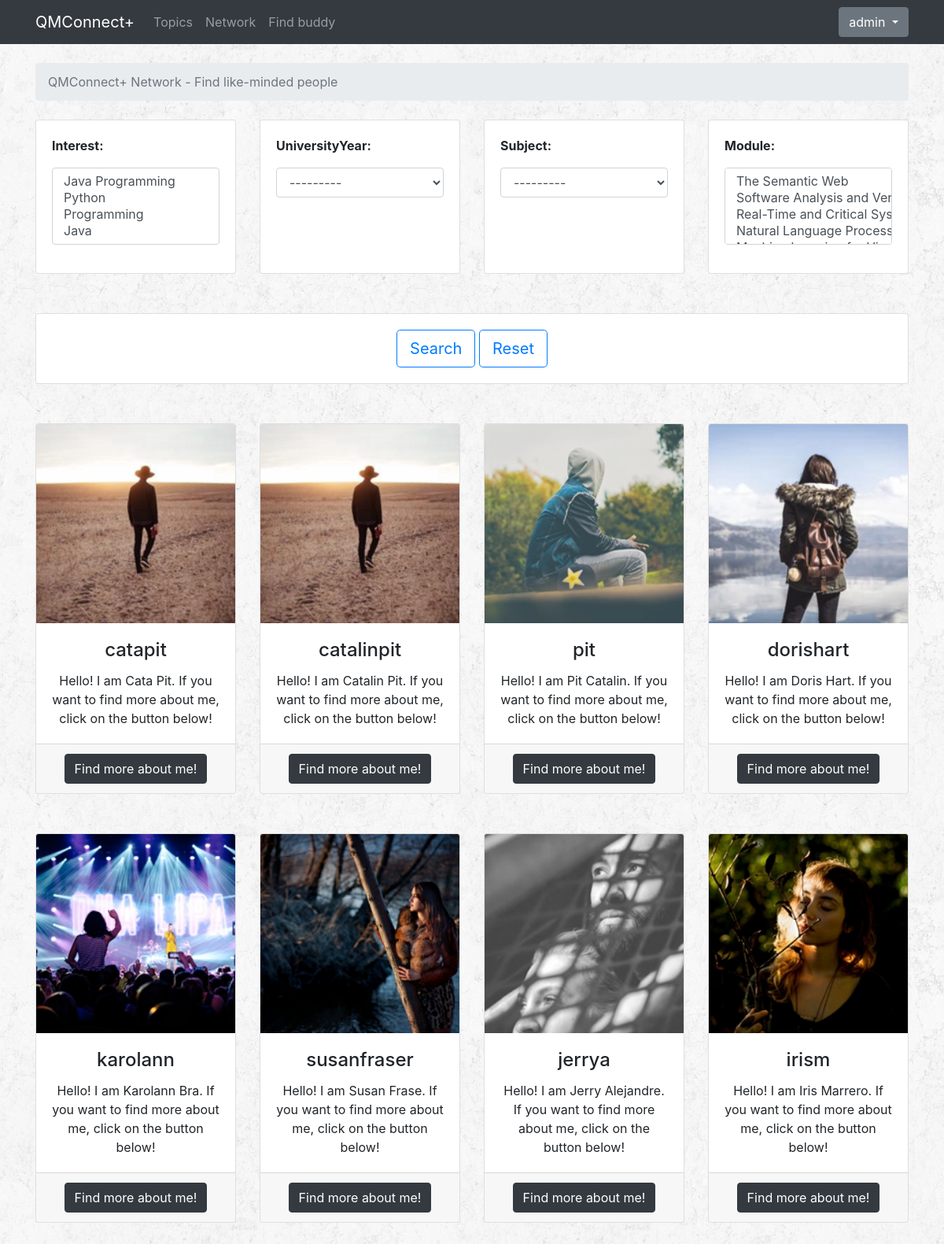
/network/ (signed in), run on the app's committed database.
### accounts/models.py (models this page shows)
class Profile(models.Model):
    YEAR = (
        ('1', '1st year'),
        ('2', '2nd year'),
        ('3', '3rd year'),
    )
    SUBJECT = (
        ('BCS', 'BSc Computer Science'),
        ('BCSM', 'BSc Computer Science and Mathematics'),
        ('BCSIE', 'BSc Computer Science with Industrial Experience'),
        ('BCSWM', 'BSc Computer Science with Management (ITMB)'),
    )
    user = models.OneToOneField(User, on_delete=models.CASCADE)
    dob = models.DateField(auto_now=False, auto_now_add=False)
    image = models.ImageField(upload_to='profile_images', default='')
    universityYear = models.CharField(choices=YEAR, max_length=1, default='')
    subject = models.CharField(choices=SUBJECT, max_length=5, default='')
    module = models.ManyToManyField(Module)
    interest = models.ManyToManyField(Interest)
    message = models.ManyToManyField('self', blank=True, symmetrical=False, through="Message")
    def __str__(self):
        return self.user.username

### accounts/views.py (the view)
# urls.py: path('network/', accounts_views.network, name='network'),
@login_required
def network(request):
    profiles = Profile.objects.all().exclude(user_id=request.user.id)
    user_filter = ProfileFilter(request.GET, queryset=profiles)
    return render(request, 'network.html', {'user_filter': user_filter})

### accounts/models.py (called while the page is built)
    def __str__(self):
        return self.name

    def __str__(self):
        return self.name

### templates/network.html (shortened to what this page needs)
{% extends 'base.html' %}
{% load widget_tweaks %}
{% block breadcrumb %}
<li class="breadcrumb-item active">QMConnect+ Network - Find like-minded people</li>
{% endblock %}
{% block content %}
<div class="bottom-padding">
  <form id="formFiltering" method="get">
  <div class="row" id="reset-filters">
    {% for field in user_filter.form %}
      <div class="col-sm-3">
        <div class="card h-100">
          <div class="card-body">
            <div class="form-group">
              <strong><label for="{{ field.id_for_label }}"> {{ field.label_tag }} </label></strong>
              {{ field|add_class:'form-control' }}
            </div>
          </div>
        </div>
      </div>
    {% endfor %}
  </div>
  <div class="bottom-padding"></div>
  <div class="card align-items-center">
    <div class="card-body center">
      <button class="btn btn-outline-primary btn-lg" type="submit" id="submitFiltering">Search</button>
      <a class="btn btn-outline-primary btn-lg" id="reset-btn" href="{% url 'qa:network' %}">Reset</a>
    </div>
  </div>
  </form>
</div>
<div id="main-part">
  <div class="row text-center">
    {% for profile in user_filter.qs %}
    <div class="col-3 bottom-padding">
      <div class="card h-100">
        <img class="card-img-top" src="/profile_images/{{ profile.image }}" alt="User profile picture">
        <div class="card-body">
          <h4 class="card-title">{{ profile }}</h4>
          <p class="card-text">
            Hello! I am {{ profile.user.get_full_name }}.
            If you want to find more about me, click on the button below!
          </p>
        </div>
        <div class="card-footer">
            <a class="btn btn-dark" href="{% url 'qa:profile' profile.user.id %}">Find more about me!</a>
        </div>
      </div>
    </div>
    {% endfor %}
  </div>
</div>
{% endblock content %}

### templates/base.html (shortened to what this page needs)
{% load static %}
<!DOCTYPE html>
<html>
<head>
  <link rel="stylesheet" href="{% static 'css/bootstrap.min.css' %}">
  <link rel="stylesheet" href="{% static 'css/style.css' %}">
</head>
<body>
  {% block body %}
  <nav class="navbar navbar-expand-lg navbar-dark bg-dark">
    <div class="container">
      <a class="navbar-brand" href="{% url 'qa:latest' %}">QMConnect+</a>
      <div class="collapse navbar-collapse" id="mainMenu">
        <ul class="navbar-nav mr-auto">
          <li class="nav-item">
            <a class="nav-link" href="{% url 'qa:home' %}">Topics</a>
          </li>
          <li class="nav-item">
            <a class="nav-link" href="{% url 'qa:network' %}">Network</a>
          </li>
          {% if user.is_authenticated %}
            <li class="nav-item">
              <a class="nav-link" href="{% url 'qa:studybuddy' %}">Find buddy</a>
            </li>
          {% endif %}
        </ul>
        {% if user.is_authenticated %}
        <ul class="navbar-nav ml-auto">
          <li class="nav-item dropdown">
            <a class="btn btn-secondary dropdown-toggle" href="#" id="userMenu" data-toggle="dropdown" aria-haspopup="true" aria-expanded="false"> {{ request.user }} </a>
          </li>
        </ul>
        {% else %}
        <form class="form-inline ml-auto">
          <a href="{% url 'login' %}" class="btn btn-outline-secondary">Log in</a>
          <a href="{% url 'register' %}" class="btn btn-primary ml-2">Register</a>
        </form>
        {% endif %}
      </div>
    </div>
  </nav>
  <div class="container">
    <ol class="breadcrumb my-4">
      {% block breadcrumb %}
      {% endblock %}
    </ol>
    {% block content %}
    {% endblock %}
  </div>
  {% endblock body %}
</body>
</html>

### static/css/style.css (style rules this page uses)
body { background-image: url(../images/rockywall.png); }
.bottom-padding { padding-bottom: 50px; }

### data on the page
Profile: image (picture), user.username "catapit", user.get_full_name "Cata Pit"
Profile: image (picture), user.username "catalinpit", user.get_full_name "Catalin Pit"
Profile: image (picture), user.username "pit", user.get_full_name "Pit Catalin"
Profile: image (picture), user.username "dorishart", user.get_full_name "Doris Hart"
Profile: image (picture), user.username "karolann", user.get_full_name "Karolann Bra"
Profile: image (picture), user.username "susanfraser", user.get_full_name "Susan Frase"
Profile: image (picture), user.username "jerrya", user.get_full_name "Jerry Alejandre"
Profile: image (picture), user.username "irism", user.get_full_name "Iris Marrero"

### other printed values
{{ request.user }} "admin"
{{ field.label_tag }} "Interest:" "UniversityYear:" "Subject:" "Module:"
